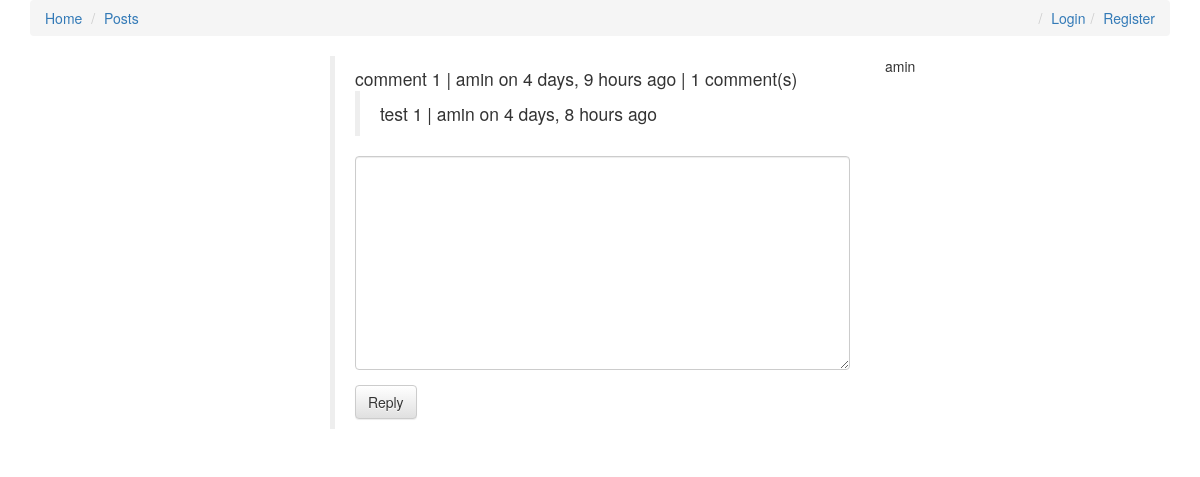
/comments/15/, run on the app's committed database.
### comments/models.py (models this page shows, shortened)
class Comment(models.Model):
	user = models.ForeignKey(settings.AUTH_USER_MODEL, default=1)
	content = models.TextField()
	timestamp = models.DateTimeField(auto_now_add=True)
	content_type = models.ForeignKey(ContentType, on_delete=models.CASCADE)
	object_id = models.PositiveIntegerField()
	content_object = GenericForeignKey('content_type', 'object_id')
	parent = models.ForeignKey("self", null=True, blank=True)
	objects = CommentManager()
	class Meta:
		ordering = ["-timestamp"]
	def __str__(self):
		return str(self.user.username)
	def children(self):
		return Comment.objects.filter(parent=self)

### comments/views.py (the view, shortened to what this page needs)
# urls.py: url(r'^(?P<id>\d+)/$', comment_thread, name='thread'),
def comment_thread(request, id):
	obj = get_object_or_404(Comment, id=id)
	content_object = obj.content_object
	content_id = obj.content_object.id
	initial_data = {
		"content_type": obj.content_type,
		"object_id": obj.object_id,
	}
	form = CommentForm(request.POST or None, initial=initial_data)
	print(dir(form))
	print(form.errors)
	context = {
		"comment": obj,
		"form": form,
	}
	return render(request, "comment_thread.html", context)

### comments/forms.py
class CommentForm(forms.Form):
	content_type = forms.CharField(widget=forms.HiddenInput)
	object_id = forms.IntegerField(widget=forms.HiddenInput)
	content = forms.CharField(label="", widget=forms.Textarea)

### comments/models.py (called while the page is built)
	def all(self):
		qs = super(CommentManager, self).filter(parent=None)
		return qs

### posts/templates/comment_thread.html (shortened to what this page needs)
{% extends 'base.html' %} {% load urlify %} {% load crispy_forms_tags %} {% block head %} {{ instance.title }} {% endblock%} {% block content %} {{ comment }}
<div class="col-sm-6 col-sm-offset-3">
    <blockquote>
        <div>{{ comment.content }} | {{ comment.user }} on {{ comment.timestamp|timesince }} ago | {% if comment.children.count > 0 %} {{ comment.children.count }} comment(s) {% endif %} </div>
        <div>
            {% for j in comment.children %}
            <blockquote>
                <div>{{ j.content }} | {{ j.user }} on {{ j.timestamp|timesince }} ago</div>
            </blockquote>
            {% endfor %}
            <form action="." method="POST">
                {% csrf_token %} {{ form|crispy }}
                <input type="submit" value="Reply" class="btn btn-default">
            </form>
        </div>
    </blockquote>
</div>
{% endblock %}

### data on the page
Comment: user.username "amin", content "comment 1", user "amin", timestamp "4 days, 9 hours", children.count "1"
Comment: content "test 1", user "amin", timestamp "4 days, 8 hours"
